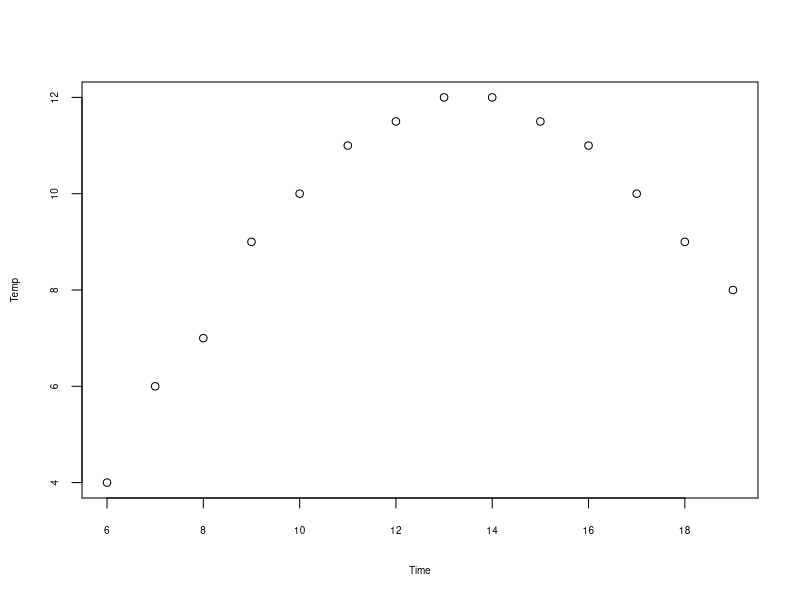
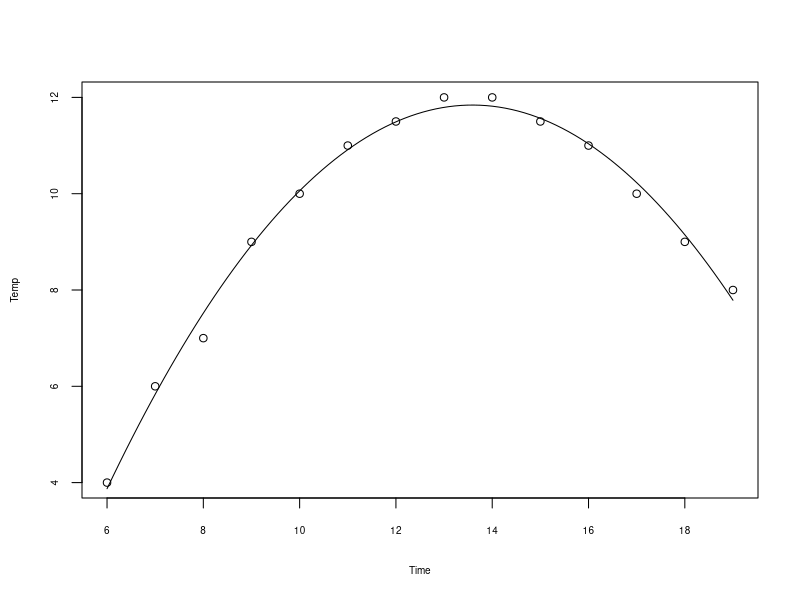
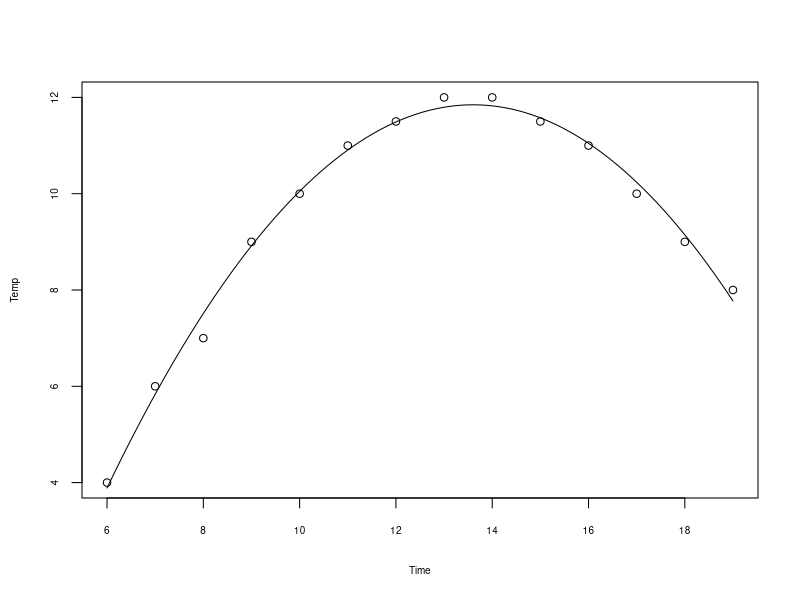

The R script that drew these images, in order:
Time=c(6,7,8,9,10,11,12,13,14,15,16,17,18,19)
Temp=c(4,6,7,9,10,11,11.5,12,12,11.5,11,10,9,8)

plot(Time,Temp,cex.axis=0.6,cex.lab=0.6)


Polyfit2 <- lm(Temp ~ Time + I(Time^2))
Polyfit3 <- lm(Temp ~ Time + I(Time^2) + I(Time^3))

Polyfit2b <- lm(Temp ~ poly(Time, 2, raw=TRUE))
Polyfit3b <- lm(Temp ~ poly(Time, 3, raw=TRUE))

summary(Polyfit2)
summary(Polyfit3)

PredData = data.frame(Time = seq(min(Time), max(Time), length.out = 100))
PredData$Temp = predict(Polyfit2, newdata = PredData)

plot(Time,Temp,cex.axis=0.6,cex.lab=0.6)
with(PredData, lines(x = Time, y = Temp))



PredData2 = data.frame(Time = seq(min(Time), max(Time), length.out = 100))
PredData2$Temp = predict(Polyfit3, newdata = PredData)

plot(Time,Temp,cex.axis=0.6,cex.lab=0.6)
with(PredData2, lines(x = Time, y = Temp))
